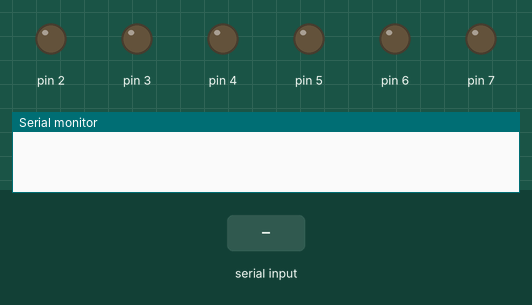
Recording of a sketch running on a simulated Arduino Uno, built with avr-gcc and run on an emulated ATmega328P. Shown: output pins drawn as LEDs (lit = HIGH), the last lines printed to the serial monitor. The test bench sets the inputs (shaded band).

Above: at 1.2 s.
1.3 s: "90,45,200\n" received over Serial
At 2.4 s:
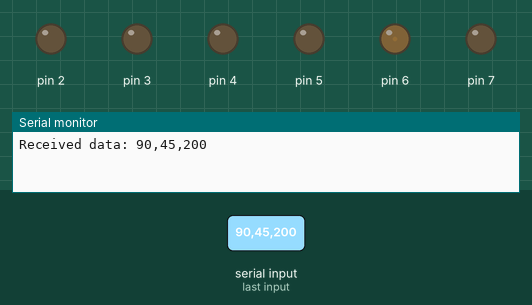
2.8 s: "1\n" received over Serial
At 3.2 s:
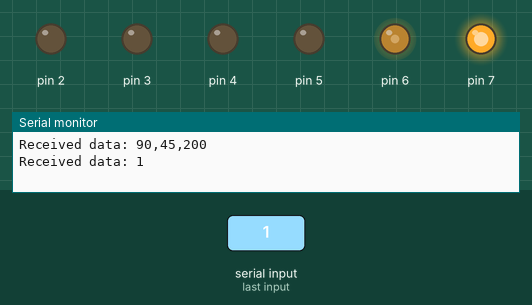
4.3 s: "30,150,10\n" received over Serial
At 4.7 s:
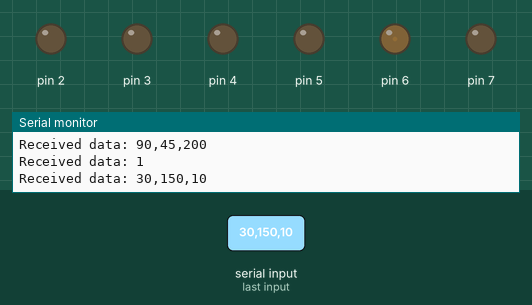
5.8 s: "1,90,45\n" received over Serial
At 6.9 s:
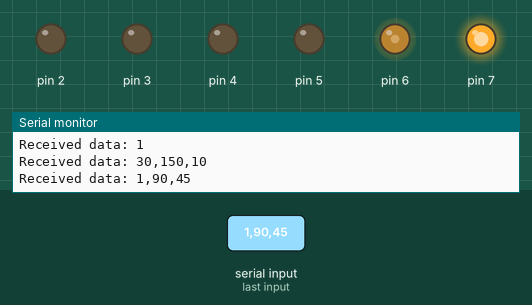
Timing chart, 0 to 8.3 s (numbered marks = the images above; inputs shaded):
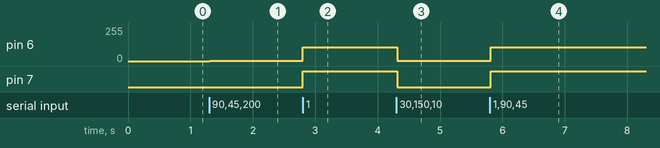

The sketch:

sketch_may06a.ino
```cpp
int gauge = 0;

void setup() {
  Serial.begin(9600);
  pinMode(2, OUTPUT);
  pinMode(3, OUTPUT);
  pinMode(4, OUTPUT);
  pinMode(5, OUTPUT);
  pinMode(7, OUTPUT);
  pinMode(6, OUTPUT);

}
void loop() {
     if (Serial.available() > 0) {
  gauge = 0;
        String data = Serial.readStringUntil('\n');  // Read data until newline character
        Serial.print("Received data: ");
        Serial.println(data);  // Print received data

        // Example: Parse received data as integers
        int finger1 = data.substring(0, 1).toInt();
        int finger2 = data.substring(2, 3).toInt();
        int finger3 = data.substring(4, 5).toInt();
        int finger4 = data.substring(6, 7).toInt();
        int finger5 = data.substring(8, 9).toInt();

        if (finger1 == 1) {
          digitalWrite(7, HIGH);
          gauge += 1;

        }
        else{
          digitalWrite(7, LOW);
          gauge -= 1;

        }if (finger2 == 1) {
            digitalWrite(5, HIGH);
            gauge += 1;

        }
        else{
          digitalWrite(5, LOW);
          gauge -= 1;

        }if (finger3 == 1) {
            digitalWrite(4, HIGH);
            gauge += 1;
        }
        else{
          digitalWrite(4, LOW);
          gauge -= 1;

        }if (finger4 == 1) {
            digitalWrite(3, HIGH);
            gauge += 1;
        }
        else{
          digitalWrite(3, LOW);
          gauge -= 1;

        }if (finger5 == 1) {
            digitalWrite(2, HIGH);
            gauge += 1;
        }
        else{
          digitalWrite(2, LOW);
          gauge -= 1;
        }
        int brightness = map(gauge, 0, 5, 0, 255);
        analogWrite(6, brightness);

    }
}
```

Measured:
- after the input at 1.3 s, pin 6: 0/255 → 1/255 at once
- after the input at 2.8 s, pin 6: 1/255 → 103/255 at once; pin 7: LOW → HIGH at once
- after the input at 4.3 s, pin 6: 103/255 → 1/255 at once; pin 7: HIGH → LOW at once
- after the input at 5.8 s, pin 6: 1/255 → 103/255 at once; pin 7: LOW → HIGH at once
